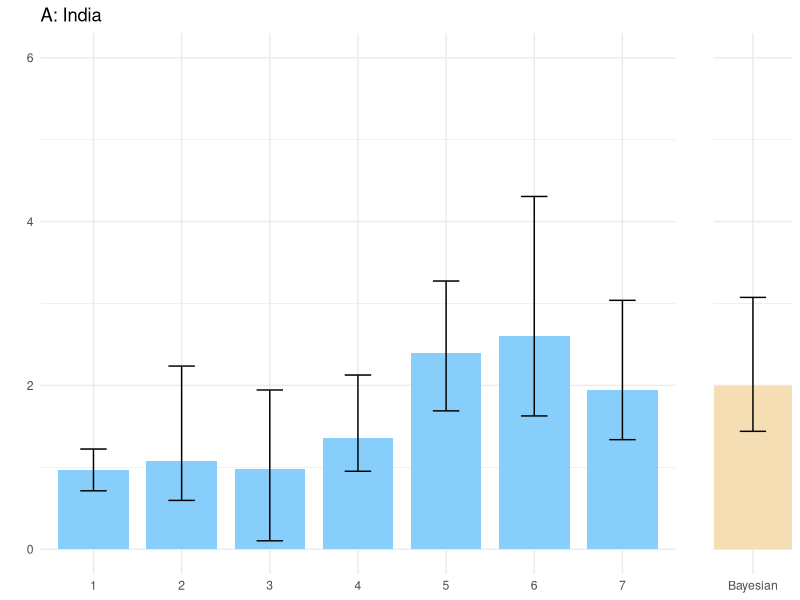
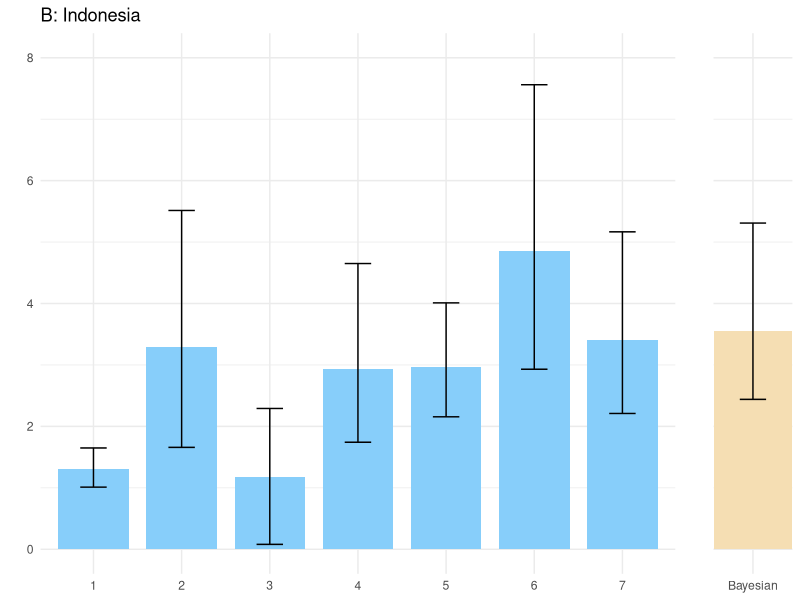
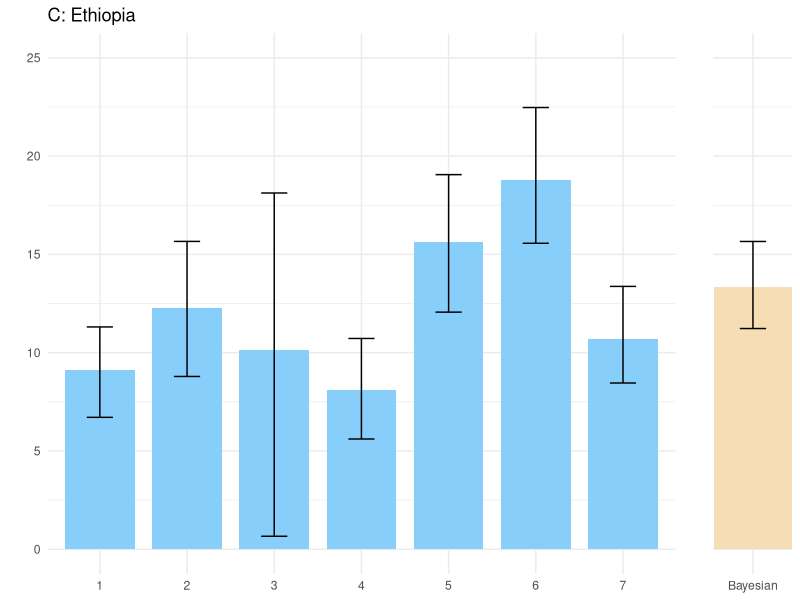
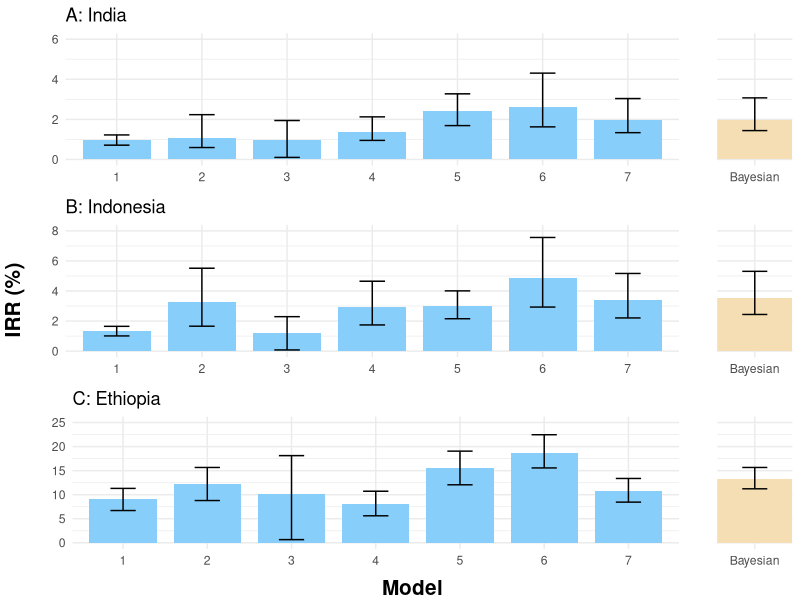

These charts were generated, in order, by the following R code:
#!/usr/bin/Rscript

library(ggplot2)
library(cowplot)
library(grid)
library(gridExtra)
pdf(NULL)


df <- read.table("Impact_all_countries.txt", header=TRUE)
df1 <- subset(df, Country=="India")
df1_1 <- subset(df1, Model!='All')
df1_2 <- subset(df1, Model=='All')

p1 <- ggplot(data = df1_1, aes(x=Model, y=IRR)) +
        geom_bar(stat="identity", fill='lightskyblue', width=0.8) +
        
        geom_errorbar(aes(ymax = IRR_hi, ymin = IRR_low), position='dodge', width = .3) +
        
        ylim(0, 6) +
        scale_fill_manual(values=c("#999999", "#E69F00", "#56B4E9"))+
        theme_minimal() + 
        theme(legend.title=element_blank(), axis.title.x=element_blank()) + 
        labs(x = "", y = "") +
        ggtitle("A: India")

df1_2$Model <- c("Bayesian")
p1_aux <- ggplot(data = df1_2, aes(x=Model, y=IRR)) +
            geom_bar(stat="identity", fill='wheat', width=1.2) +

            geom_errorbar(aes(ymax = IRR_hi, ymin = IRR_low), position='dodge', width = .4) +
    
            ylim(0, 6) +
            ggtitle("") +
            theme_minimal() +
            theme(legend.title=element_blank(), axis.title.x=element_blank()) +
            labs(x = "", y = "") +
            theme(axis.text.y=element_blank(),
                axis.ticks.y=element_blank())

p1_comb <- plot_grid(p1, p1_aux, rel_widths=c(0.875, .15))

pdf("All_Eff_India.pdf", height=5, width=7)
print(p1_comb)
dev.off()

df2 <- subset(df, Country=="Indonesia")
df2_1 <- subset(df2, Model!='All')
df2_2 <- subset(df2, Model=='All')

p2 <- ggplot(data = df2_1, aes(x=Model, y=IRR)) +
        geom_bar(stat="identity", fill='lightskyblue', width=0.8) +
        
        geom_errorbar(aes(ymax = IRR_hi, ymin = IRR_low), position='dodge', width = .3) +
        
        ylim(0, 8) +
        scale_fill_manual(values=c("#999999", "#E69F00", "#56B4E9"))+
        theme_minimal() +
        theme(legend.title=element_blank(), axis.title.x=element_blank()) +
        labs(x = "", y = "") +
        ggtitle("B: Indonesia")

df2_2$Model <- c("Bayesian")
p2_aux <- ggplot(data = df2_2, aes(x=Model, y=IRR)) +
            geom_bar(stat="identity", fill='wheat', width=1.2) +

            geom_errorbar(aes(ymax = IRR_hi, ymin = IRR_low), position='dodge', width = .4) +
    
            ylim(0, 8) +
            ggtitle("") +
            theme_minimal() +
            theme(legend.title=element_blank(), axis.title.x=element_blank()) +
            labs(x = "", y = "") +
            theme(axis.text.y=element_blank(),
                axis.ticks.y=element_blank())

p2_comb <- plot_grid(p2, p2_aux, rel_widths=c(0.875, .15))
pdf("All_Eff_Indonesia.pdf", height=5, width=7)
print(p2_comb)
dev.off()

df3 <- subset(df, Country=="Ethiopia")
df3_1 <- subset(df3, Model!='All')
df3_2 <- subset(df3, Model=='All')

p3 <- ggplot(data = df3_1, aes(x=Model, y=IRR)) +
        geom_bar(stat="identity", fill='lightskyblue', width=0.8) +
        
        geom_errorbar(aes(ymax = IRR_hi, ymin = IRR_low), position='dodge', width = .3) +
        
        ylim(0, 25) +
        scale_fill_manual(values=c("#999999", "#E69F00", "#56B4E9"))+
        theme_minimal() +
        theme(legend.title=element_blank(), axis.title.x=element_blank()) +
        labs(x = "", y = "") +
        ggtitle("C: Ethiopia")

df3_2$Model <- c("Bayesian")
p3_aux <- ggplot(data = df3_2, aes(x=Model, y=IRR)) +
            geom_bar(stat="identity", fill='wheat', width=1.2) +

            geom_errorbar(aes(ymax = IRR_hi, ymin = IRR_low), position='dodge', width = .4) +
    
            ylim(0, 25) +
            ggtitle("") +
            theme_minimal() +
            theme(legend.title=element_blank(), axis.title.x=element_blank()) +
            labs(x = "", y = "") +
            theme(axis.text.y=element_blank(),
                axis.ticks.y=element_blank())

p3_comb <- plot_grid(p3, p3_aux, rel_widths=c(0.875, .15))
pdf("All_Eff_Ethiopia.pdf", height=5, width=7)
print(p3_comb)
dev.off()


#Ahora todos juntos con cowplot
p_all <- plot_grid(p1_comb, p2_comb, p3_comb, ncol=1)

#create common x and y labels
y.grob <- textGrob("IRR (%)", gp=gpar(fontface="bold", col="black", fontsize=15), rot=90)
x.grob <- textGrob("Model", gp=gpar(fontface="bold", col="black", fontsize=15))
    
#add to plot and save
pdf("../All_Eff_Combined.pdf", height=10, width=7)
grid.arrange(arrangeGrob(p_all, left = y.grob, bottom = x.grob))
dev.off()

